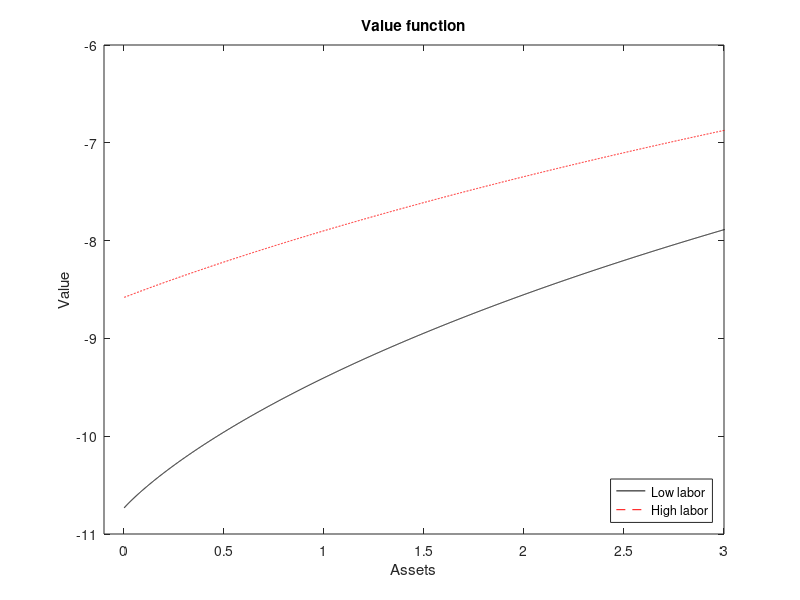
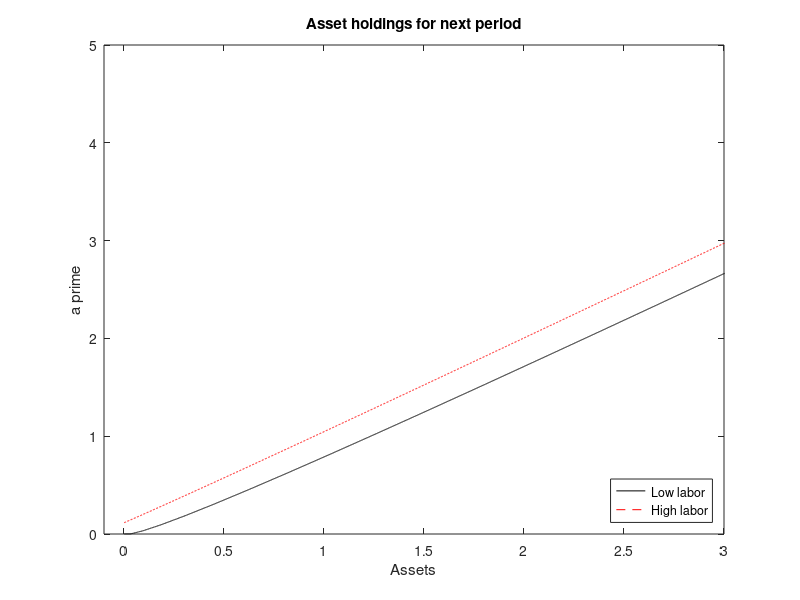
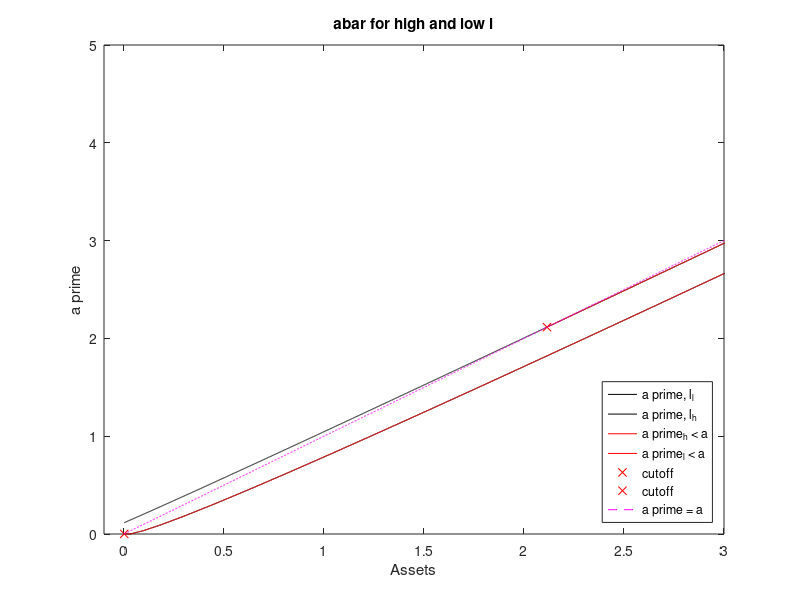

The MATLAB script that drew these images, in order: (Note: a time limit stopped this script after it produced the figures.)
mkdir('pings')
clear; close all; clc

recalc = 0;
if recalc
% Part 1: stationary labor distribution
Q = [0.85 0.15; 0.05 0.95];
P0 = [1 0];
tol=1e-4;
maxiter=1e6;
iter=1;
diff=999;
while ((iter<maxiter)&&(diff>tol))
    P = P0*Q; % distribution transition
    diff = norm(P-P0); % distribution change
    iter = iter+1;
    P0 = P;
end

% Part 2: numerical value function solution
pbeta = 0.95; % parameter values
pgamma = 3;
pr = 0.03;
pw = 1.1;
l = [0.7 1.1];
abar = 3; % upper bound for asset grid
agr = 3e-4;
assets = agr:agr:abar; % asset grid
na = length(assets);
%V0 = ones(na,2); % value function initial guess
V0 = [log(assets') log(assets')];
legal = true(na,na,2);
for nl = 1:2
   for nap = 1:na
       legal(nap,:,nl) = (pw*l(nl) + (1+pr)*assets(nap) - assets')>0;
   end
end

V=0*V0;
aprime = V;
aind = V;
diff=999;
iter=1;
tic
while ((iter<maxiter)&&(diff>tol))
    toc
    disp(['beginning iteration ' num2str(iter) ', diff = ' num2str(diff)])
    for nl = 1:2
    for ai = 1:na
        Val = (pw*l(nl) + (1+pr)*assets(ai) - assets(legal(ai,:,nl))' ).^(1-pgamma)./(1-pgamma) + pbeta*(V0(legal(ai,:,nl),1)*Q(nl,1) + V0(legal(ai,:,nl),2)*Q(nl,2));
        [V(ai,nl),ind] = max(Val);
        aprime(ai,nl) = assets(ind);
        aind(ai,nl) = ind;
    end
    end
    iter = iter+1;
    diff = sum(abs(V(:)-V0(:)));
    V0 = V;
end
toc
save results
else
    load results
end

figure
plot(assets,V(:,1),'k')
hold on
plot(assets,V(:,2),'r--')
hold off
title('Value function')
xlabel('Assets')
ylabel('Value')
legend('Low labor','High labor','Location','SouthEast')
set(gcf,'Color',[1 1 1])
xlim([-0.1 3])
cd('pings')
saveas(gcf,'valfunc.png')
cd('..')

figure
plot(assets,aprime(:,1),'k')
hold on
plot(assets,aprime(:,2),'r--') %plot(assets,aprime(aprime(:,1)<assets,1))
hold off
title('Asset holdings for next period')
xlabel('Assets')
ylabel('a prime')
legend('Low labor','High labor','Location','SouthEast')
set(gcf,'Color',[1 1 1])
xlim([-0.1 3])
cd('pings')
saveas(gcf,'aprime.png')
cd('..')

% abar
% check for a upper bar
change = [0 0];
for nl = 1:2
    check = 1;
    for ai = 1:na
        if check>0
            if aprime(ai,nl)<=assets(ai); check = 0; change(nl) = ai; end
        end
    end
end
figure
plot(assets,aprime(:,1),'k')
hold on
plot(assets,aprime(:,2),'k')
plot(assets(change(1):end),aprime(change(1):end,1),'r-')
plot(assets(change(2):end),aprime(change(2):end,2),'r-')
plot(assets(change(1)),aprime(change(1),1),'rx')
plot(assets(change(2)),aprime(change(2),2),'rx')
plot(assets,assets,'m--')
hold off
set(gcf,'Color',[1 1 1])
legend('a prime, l_l','a prime, l_h','a prime_h < a','a prime_l < a','cutoff','cutoff','a prime = a','Location', 'SouthEast')
title('abar for high and low l')
xlabel('Assets')
ylabel('a prime')
xlim([-0.1 3])
cd('pings')
saveas(gcf,'abar.png')
cd('..')

% stationary distribution
dist0 = ones(size(V));
dist0 = dist0./(sum(dist0(:)));
dist = dist0;
diff=999;
iter=1;
while ((iter<maxiter)&&(diff>tol))
    dist = 0*dist0;
    for nl = 1:2
       for ai = 1:na
           if dist0(ai,nl)>1e-14 % any weight? Otherwise skip
           targ = aind(ai,nl);%assets==aprime(ai,nl);
           dist(targ,1) = dist(targ,1)+dist0(ai,nl)*Q(nl,1);
           dist(targ,2) = dist(targ,2)+dist0(ai,nl)*Q(nl,2);
           end
       end
    end
    iter = iter+1;
    diff = sum(abs((dist0(:)-dist(:))));
    dist0 = dist;
end
amarg = sum(dist,2);
ave = sum(amarg.*assets');
figure
plot(assets,amarg,'k')
title('Marginal asset distribution')
xlabel('Assets')
ylabel('Probability mass')
legend(['Mean assets: ' num2str(ave)],'Location','NorthEast')
set(gcf,'Color',[1 1 1])
xlim([-0.1 3])
cd('pings')
saveas(gcf,'marginal.png')
cd('..')
